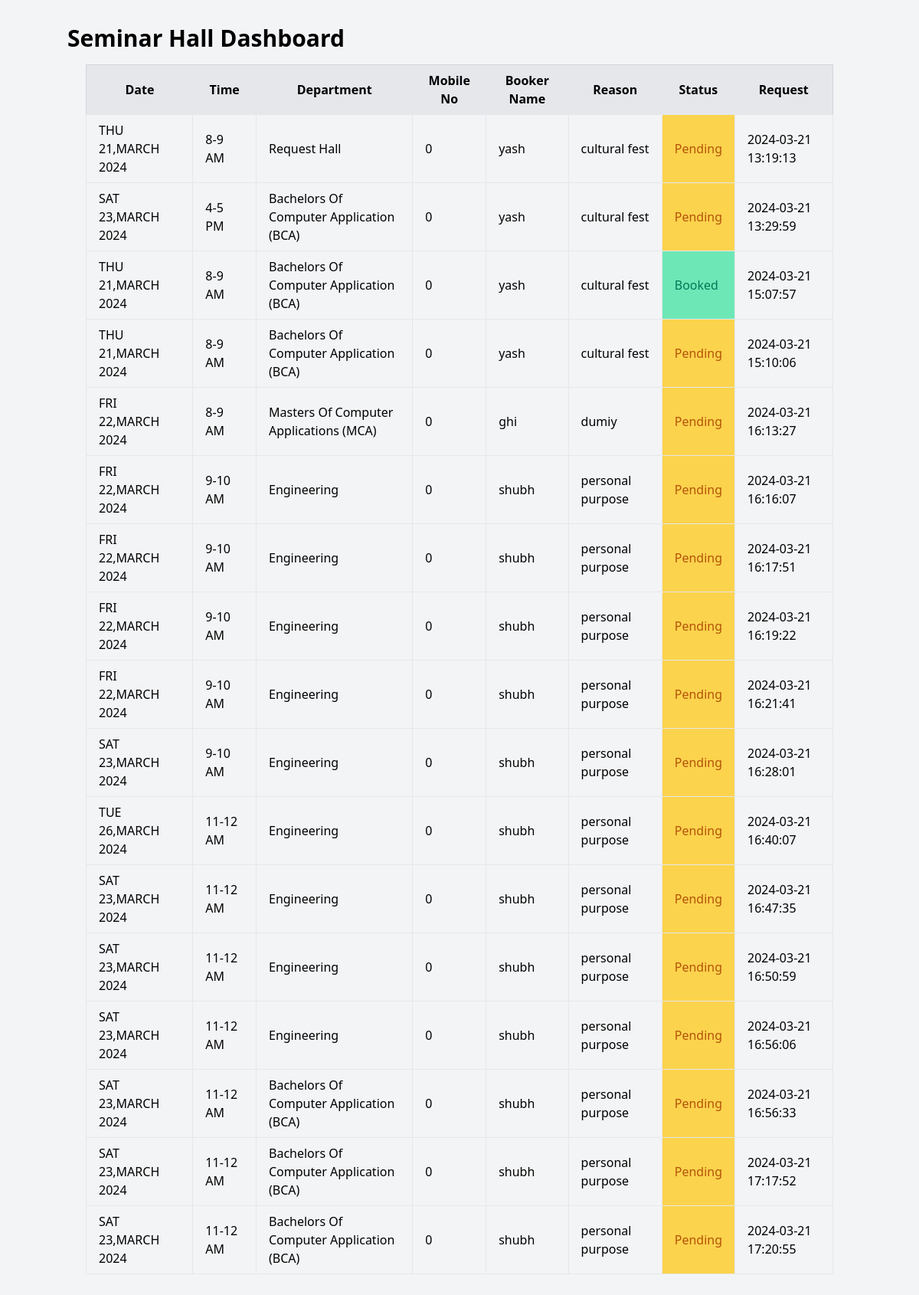
/user/dashboard.php (signed in), run on the app's committed database.
### tables this page shows
CREATE TABLE `bookings` (
  `b_id` int(11) NOT NULL,
  `b_date` varchar(20) NOT NULL,
  `b_time` varchar(10) NOT NULL,
  `department_name` varchar(100) NOT NULL,
  `b_mobile_no` int(11) NOT NULL,
  `b_booker_name` varchar(100) NOT NULL,
  `b_reason` varchar(200) NOT NULL,
  `status` varchar(20) NOT NULL,
  `U_Id` int(11) NOT NULL,
  `b_request` timestamp NOT NULL DEFAULT current_timestamp() ON UPDATE current_timestamp()
);

### user/dashboard.php (the view, shortened to what this page needs)
<?php
include '../connection.php';
?>
<!DOCTYPE html>
<html lang="en">
<head>
    <link href="https://cdn.jsdelivr.net/npm/tailwindcss@2.2.19/dist/tailwind.min.css" rel="stylesheet">
</head>
<body class="bg-gray-100">
    <div class="container mx-auto py-8">
        <h1 class="text-3xl font-bold mb-4">Seminar Hall Dashboard</h1>
        <div class="overflow-x-auto sm:px-6">
            <table class="table-auto w-full border-collapse border border-gray-300">
                <thead class="bg-gray-200">
                    <tr>
                        <th class="px-4 py-2">Date</th>
                        <th class="px-4 py-2">Time</th>
                        <th class="px-4 py-2">Department</th>
                        <th class="px-4 py-2">Mobile No</th>
                        <th class="px-4 py-2">Booker Name</th>
                        <th class="px-4 py-2">Reason</th>
                        <th class="px-4 py-2">Status</th>
                        <th class="px-4 py-2">Request</th>
                    </tr>
                </thead>
                <tbody>
                    <?php
                    if(isset($_COOKIE['userid']))
                    {
                        $userId = $_COOKIE['userid'];
                        $sql = "SELECT * FROM bookings WHERE U_Id = $userId";
                        $result= mysqli_query($conn,$sql);
                        if($result)
                        {
                            while($row=mysqli_fetch_assoc($result)){
                                $date = $row['b_date'];
                                $time = $row['b_time'];
                                $department = $row['department_name'];
                                $mobile = $row['b_mobile_no'];
                                $booker_name = $row['b_booker_name'];
                                $reason = $row['b_reason'];
                                $status = $row['status'];
                                $request = $row['b_request'];
                                echo '
                                <tr>
                                <td class="border px-4 py-2 uppercase">'.$date.'</td>
                                <td class="border px-4 py-2">'.$time.'</td>
                                <td class="border px-4 py-2">'.$department.'</td>
                                <td class="border px-4 py-2">'.$mobile.'</td>
                                <td class="border px-4 py-2">'.$booker_name.'</td>
                                <td class="border px-4 py-2">'.$reason.'</td>';
                                if($status == "pending")
                                echo '<td class="border px-4 py-2 bg-yellow-300 text-yellow-700 capitalize">'.$status.'</td>';
                                else
                                echo '<td class="border px-4 py-2 bg-green-300 text-green-700 capitalize">'.$status.'</td>';
                                echo '<td class="border px-4 py-2">'.$request.'</td>
                            </tr>
                                ';
                            }
                        }
                    }
                    ?>
                   </tbody>
            </table>
        </div>
    </div>
</body>
</html>

### data on the page
bookings: b_date "THU 21,MARCH 2024", b_time "8-9 AM", department_name "Request Hall", b_mobile_no "0", b_booker_name "yash", b_reason "cultural fest", status "Pending", b_request "2024-03-21 13:19:13"
bookings: b_date "SAT 23,MARCH 2024", b_time "4-5 PM", department_name "Bachelors Of Computer Application (BCA)", b_mobile_no "0", b_booker_name "yash", b_reason "cultural fest", status "Pending", b_request "2024-03-21 13:29:59"
bookings: b_date "THU 21,MARCH 2024", b_time "8-9 AM", department_name "Bachelors Of Computer Application (BCA)", b_mobile_no "0", b_booker_name "yash", b_reason "cultural fest", status "Booked", b_request "2024-03-21 15:07:57"
bookings: b_date "THU 21,MARCH 2024", b_time "8-9 AM", department_name "Bachelors Of Computer Application (BCA)", b_mobile_no "0", b_booker_name "yash", b_reason "cultural fest", status "Pending", b_request "2024-03-21 15:10:06"
bookings: b_date "FRI 22,MARCH 2024", b_time "8-9 AM", department_name "Masters Of Computer Applications (MCA)", b_mobile_no "0", b_booker_name "ghi", b_reason "dumiy", status "Pending", b_request "2024-03-21 16:13:27"
bookings: b_date "FRI 22,MARCH 2024", b_time "9-10 AM", department_name "Engineering", b_mobile_no "0", b_booker_name "shubh", b_reason "personal purpose", status "Pending", b_request "2024-03-21 16:16:07"
bookings: b_date "FRI 22,MARCH 2024", b_time "9-10 AM", department_name "Engineering", b_mobile_no "0", b_booker_name "shubh", b_reason "personal purpose", status "Pending", b_request "2024-03-21 16:17:51"
bookings: b_date "FRI 22,MARCH 2024", b_time "9-10 AM", department_name "Engineering", b_mobile_no "0", b_booker_name "shubh", b_reason "personal purpose", status "Pending", b_request "2024-03-21 16:19:22"
bookings: b_date "FRI 22,MARCH 2024", b_time "9-10 AM", department_name "Engineering", b_mobile_no "0", b_booker_name "shubh", b_reason "personal purpose", status "Pending", b_request "2024-03-21 16:21:41"
bookings: b_date "SAT 23,MARCH 2024", b_time "9-10 AM", department_name "Engineering", b_mobile_no "0", b_booker_name "shubh", b_reason "personal purpose", status "Pending", b_request "2024-03-21 16:28:01"
bookings: b_date "TUE 26,MARCH 2024", b_time "11-12 AM", department_name "Engineering", b_mobile_no "0", b_booker_name "shubh", b_reason "personal purpose", status "Pending", b_request "2024-03-21 16:40:07"
bookings: b_date "SAT 23,MARCH 2024", b_time "11-12 AM", department_name "Engineering", b_mobile_no "0", b_booker_name "shubh", b_reason "personal purpose", status "Pending", b_request "2024-03-21 16:47:35"
bookings: b_date "SAT 23,MARCH 2024", b_time "11-12 AM", department_name "Engineering", b_mobile_no "0", b_booker_name "shubh", b_reason "personal purpose", status "Pending", b_request "2024-03-21 16:50:59"
bookings: b_date "SAT 23,MARCH 2024", b_time "11-12 AM", department_name "Engineering", b_mobile_no "0", b_booker_name "shubh", b_reason "personal purpose", status "Pending", b_request "2024-03-21 16:56:06"
bookings: b_date "SAT 23,MARCH 2024", b_time "11-12 AM", department_name "Bachelors Of Computer Application (BCA)", b_mobile_no "0", b_booker_name "shubh", b_reason "personal purpose", status "Pending", b_request "2024-03-21 16:56:33"
bookings: b_date "SAT 23,MARCH 2024", b_time "11-12 AM", department_name "Bachelors Of Computer Application (BCA)", b_mobile_no "0", b_booker_name "shubh", b_reason "personal purpose", status "Pending", b_request "2024-03-21 17:17:52"
bookings: b_date "SAT 23,MARCH 2024", b_time "11-12 AM", department_name "Bachelors Of Computer Application (BCA)", b_mobile_no "0", b_booker_name "shubh", b_reason "personal purpose", status "Pending", b_request "2024-03-21 17:20:55"
